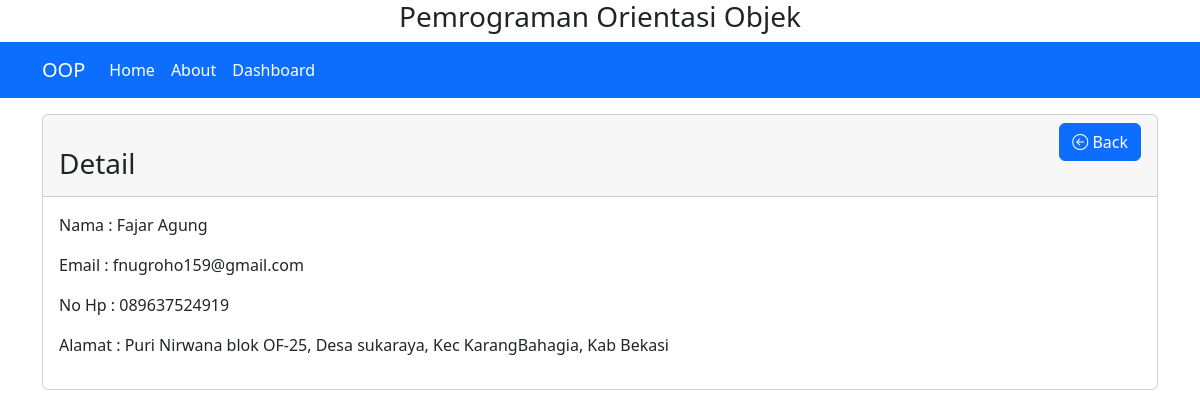
The page /?page=detail&id=28 on the database its author committed.
### tables this page shows
CREATE TABLE `contact` (
  `id` int(11) NOT NULL,
  `nama` varchar(100) NOT NULL,
  `email` varchar(100) NOT NULL,
  `alamat` varchar(200) NOT NULL,
  `nomor_hp` varchar(100) NOT NULL
);

### halaman/action.php (called while the page is built, shortened)
<?php
class Aksi
{
  private $servername = "localhost";
  private $username = "root";
  private $password = "";
  private $dbname = "crud";
  protected $conn;
  function __construct()
  {
    if (!isset($this->conn)) {
      $this->conn = new mysqli(
        $this->servername,
        $this->username,
        $this->password,
        $this->dbname
      );
    }
    return $this->conn;
  }
  public function detail($id)
  {
    $data = null;
    $query = "SELECT * FROM contact WHERE id = '$id'";
    if ($sql = $this->conn->query($query)) {
      while ($row = $sql->fetch_assoc()) {
        $data = $row;
      }
    }
    return $data;
  }
}

### halaman/detail.php (the view)
<div class="container">
  <div class="card mt-3">
    <div class="card-header">
      <a href="?page=home" class="btn btn-primary mx-auto float-end"><i class="bi bi-arrow-left-circle"></i> Back</a>
      <br>
      <h3 class="float-start">Detail</h3>
    </div>
    <div class="card-body">
      <?php
      include 'action.php';
      $aksi = new Aksi();
      $id = $_REQUEST['id'];
      $rows = $aksi->detail($id);
      if (!empty($rows)) {
      ?>
        <p>Nama : <?php echo $rows['nama']; ?></p>
        <p>Email : <?php echo $rows['email']; ?></p>
        <p>No Hp : <?php echo $rows['nomor_hp']; ?></p>
        <p>Alamat : <?php echo $rows['alamat']; ?></p>
      <?php
      } else {
        echo "No data";
      }
      ?>
    </div>
  </div>
</div>

### rows shown on the page
contact: nama "Fajar Agung", email "fnugroho159@gmail.com", nomor_hp "089637524919", alamat "Puri Nirwana blok OF-25, Desa sukaraya, Kec KarangBahagia, Kab Bekasi"
